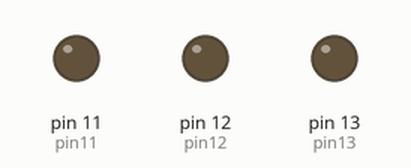
A sketch run on a simulated Arduino Uno, built with avr-gcc and run on an emulated ATmega328P. Shown: output pins drawn as LEDs (lit = HIGH).

Above: at 2.0 s.
At 5.0 s:
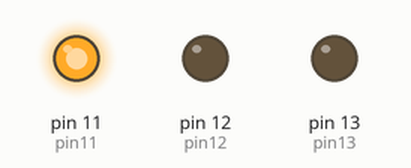
At 7.0 s:
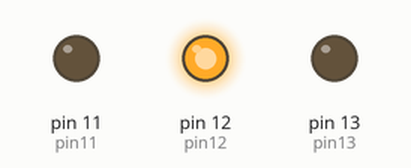
At 9.0 s:
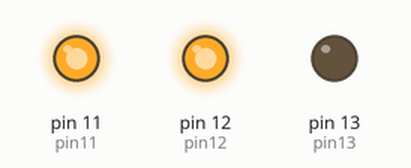
At 13.0 s:
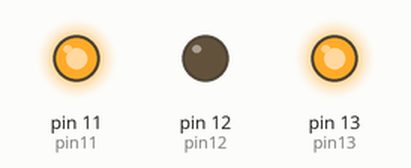
At 17.0 s:
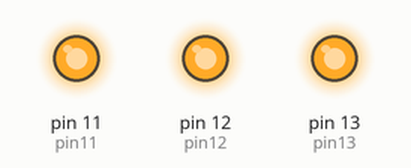
Timing chart, 0 to 20.8 s (numbered marks = the images above):
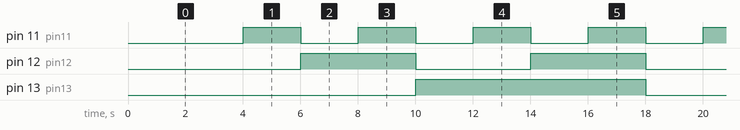

Measured:
- by itself, pin 11 (pin11): alternates HIGH for 2.0 s and LOW for 2.0 s
- by itself, pin 12 (pin12): alternates HIGH for 4.0 s and LOW for 4.0 s
- by itself, pin 13 (pin13): alternates HIGH for 8.0 s and LOW for 8.0 s

The sketch:

PrimeraClase.ino
```cpp
int pin13= 13, pin12 = 12, pin11 = 11;
/*
13 12 11
0 0 0 *
0 0 1 *
0 1 0 *
0 1 1 *

1 0 0
1 0 1
1 1 0
1 1 1
*/

void setup() {
  pinMode(pin13, OUTPUT);
  pinMode(pin12, OUTPUT);
  pinMode(pin11, OUTPUT);
}

void loop() {
  delay(2000);
  digitalWrite(pin13, LOW);
  digitalWrite(pin12, LOW);
  digitalWrite(pin11, LOW);
  delay(2000);
  digitalWrite(pin13, LOW);
  digitalWrite(pin12, LOW);
  digitalWrite(pin11, HIGH);
  delay(2000);
  digitalWrite(pin13, LOW);
  digitalWrite(pin12, HIGH);
  digitalWrite(pin11, LOW);
  delay(2000);
  digitalWrite(pin13, LOW);
  digitalWrite(pin12, HIGH);
  digitalWrite(pin11, HIGH);
  delay(2000);

  digitalWrite(pin13, HIGH);
  digitalWrite(pin12, LOW);
  digitalWrite(pin11, LOW);
  delay(2000);
  digitalWrite(pin13, HIGH);
  digitalWrite(pin12, LOW);
  digitalWrite(pin11, HIGH);
  delay(2000);
  digitalWrite(pin13, HIGH);
  digitalWrite(pin12, HIGH);
  digitalWrite(pin11, LOW);
  delay(2000);
  digitalWrite(pin13, HIGH);
  digitalWrite(pin12, HIGH);
  digitalWrite(pin11, HIGH);


}
```
